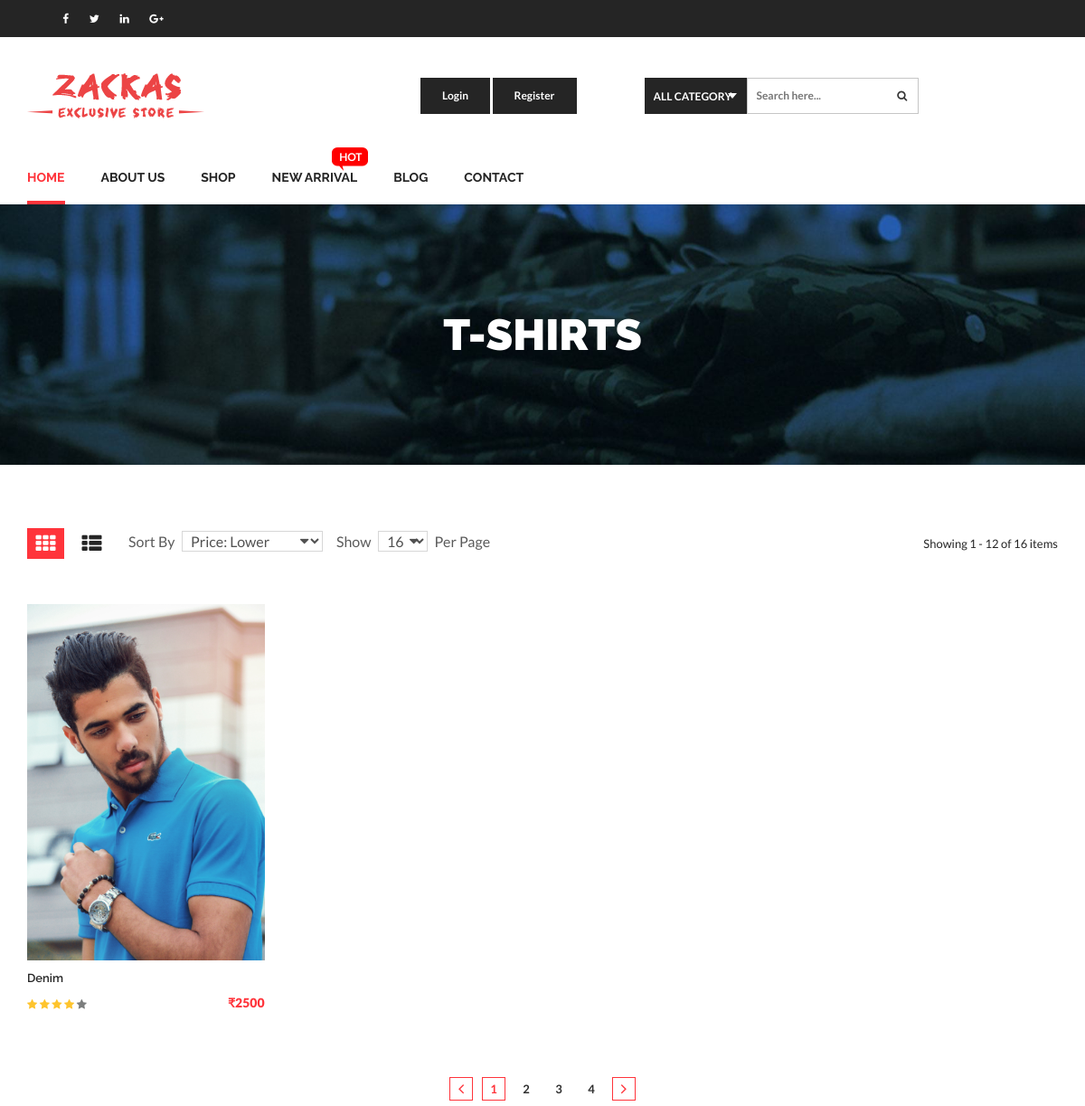
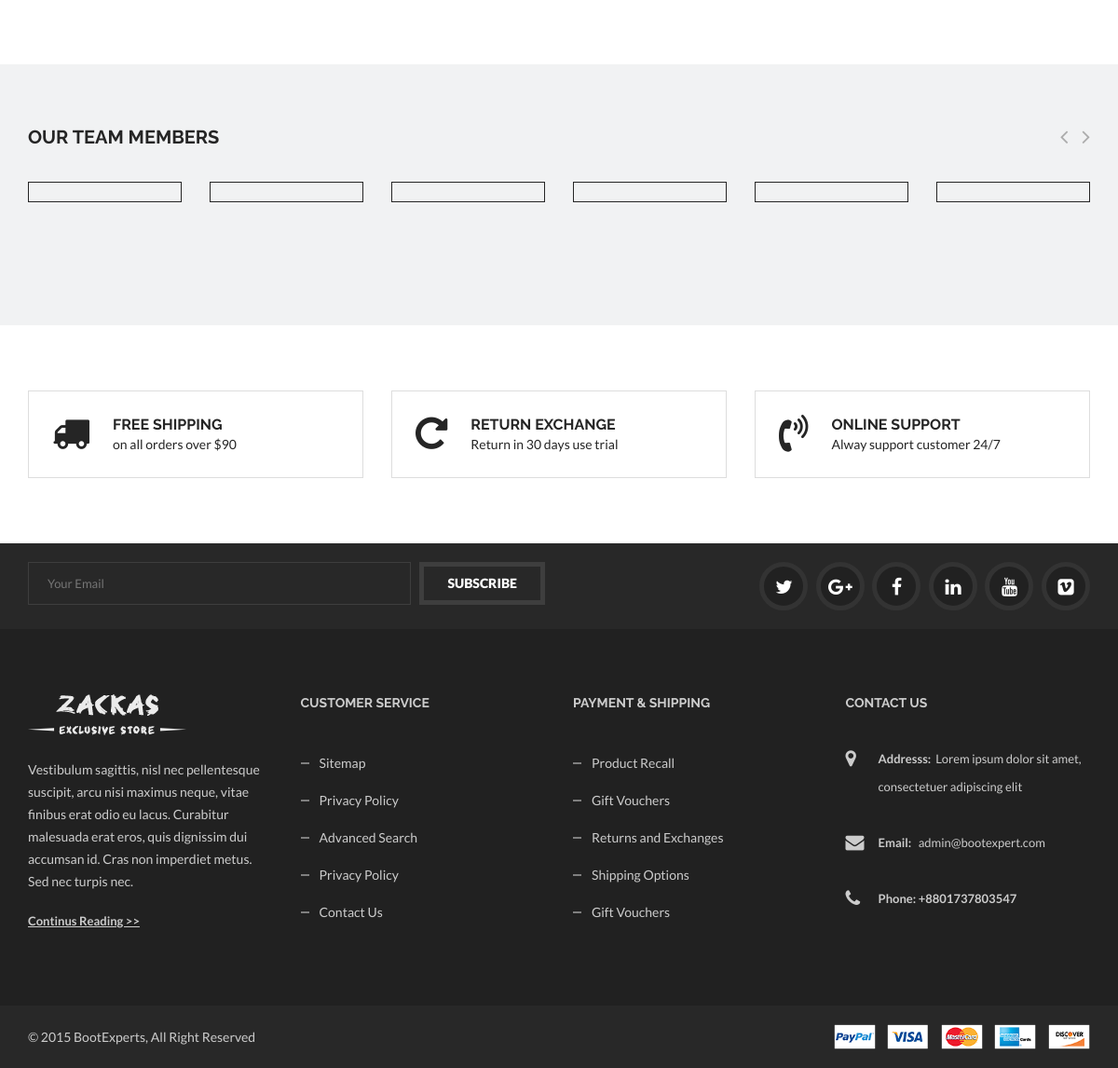
/products/4/, run on the app's committed database (2 pictures, top to bottom).
### shopping/models.py (models this page shows, shortened)
class Sub_category(models.Model):
    category = models.ForeignKey(Category, on_delete=models.CASCADE,null=True)
    name = models.CharField(max_length=50, null=True, blank=True)

class Product(models.Model):
    subcategory = models.ForeignKey(Sub_category,on_delete=models.CASCADE,null=True)
    name = models.CharField(max_length=100,null=True)
    price = models.CharField(max_length=100,null=True)
    discription = models.TextField(max_length=500,null=True)
    img1 = models.FileField(null=True)
    img2 = models.FileField(null=True)
    img3 = models.FileField(null=True)

### shopping/views.py (the view)
# urls.py: url(r'^products/(?P<sub_id>[0-9]+)/$',products,name='products'),
def products(request, sub_id):
    data = Sub_category.objects.filter(id = sub_id).first()
    if request.user.is_authenticated():
         d = {'allcat': all_category(),'subcat':data, 'total': total(request.user)}
    else:
        d = {'allcat': all_category(),'subcat':data,}
    return render(request,'products.html',d)

### shopping/views.py (called while the page is built)
def all_category():
    all_cat = Category.objects.all()
    return all_cat

### shopping/templates/products.html (shortened to what this page needs)
{% extends 'base.html' %}
{% block body %}
{% load static %}
<div class="page-banner padding-120 fix">
	<div class="container">
		<div class="row">
			<div class="col-xs-12">
				<h1>{{ subcat.name }}</h1>
			</div>
		</div>
	</div>
</div>
<div class="shop-page page margin-70 fix">
	<div class="container">
		<div class="row">
			<div class="col-xs-12 fix">
				<div class="shpo-tool-bar fix">
					<ul class="view-mode float-left">
						<li class="active"><a href="shop.html#pro-grid" data-toggle="tab"><i class="fa fa-th"></i></a></li>
						<li><a href="shop.html#pro-list" data-toggle="tab"><i class="fa fa-th-list"></i></a></li>
					</ul>
					<div class="sort-by float-left">
						<span>Sort By</span>
						<select name="sort-by">
							<option value="mercede" selected="selected">price: Lower</option>
						</select>
					</div>
					<div class="show-product float-left">
						<span>Show</span>
						<select name="sort-by">
							<option value="mercede" selected="selected">16</option>
						</select>
						<span>Per Page</span>
					</div>
					<div class="showing-pro float-right">
						<span>Showing 1 - 12 of 16 items</span>
					</div>
				</div>
			</div>
			<div class="products-container tab-products-container tab-content float-left fix">
				<div class="tab-pane active" id="pro-grid">
					{% for i in subcat.product_set.all %}
					<div class="col-sm-4 col-md-3 col-xs-12">
						<div class="single-product">
							<div class="pro-image-hover">
								<a href="shop.html#" class="pro-image">
									<img class="primary" src="{{ i.img1.url }}" alt="" />
								</a>
								<div class="action-buttons">
									{% if request.user.is_authenticated %}
									<a href="{% url 'cart' i.id %}" ><button class="act-btn add-cart"><i class="fa fa-shopping-basket"></i></button></a>
									{% else %}
									<a href="{% url 'login' %}" ><button class="act-btn add-cart"></button></a>
									{% endif %}
								</div>
							</div>
							<div class="pro-bref fix">
								<a class="pro-name" href="{% url 'product_detail' i.id %}">{{ i.name }}</a>
								<div class="pro-ratting float-left">
									<i class="fa fa-star on"></i>
									<i class="fa fa-star on"></i>
									<i class="fa fa-star on"></i>
									<i class="fa fa-star on"></i>
									<i class="fa fa-star"></i>
								</div>
								<div class="pro-price float-right"><span class="new">&#8377;{{ i.price }}</span></div>
							</div>
						</div>
					</div>
					{% endfor %}
				</div>
			<div class="col-xs-12">
				<div class="paginations text-center">
					<ul>
						<li class="prev"><a href="shop.html#"><i class="fa fa-angle-left"></i></a></li>
						<li class="active"><span>1</span></li>
						<li><a href="shop.html#">2</a></li>
						<li><a href="shop.html#">3</a></li>
						<li><a href="shop.html#">4</a></li>
						<li class="next"><a href="shop.html#"><i class="fa fa-angle-right"></i></a></li>
					</ul>
				</div>
			</div>
		</div>
	</div>
</div>
</div>
{% endblock %}

### shopping/static/css/style.css (style rules this page uses)
body { color: #252525; font-family: lato,Arial,Helvetica,sans-serif; font-size: 13px; font-style: normal; font-weight: 400; line-height: 20px; visibility: visible; }
img { max-width:100%; height:auto }
h1, h2, h3, h4, h5, h6 { color: #252525; font-family: 'Raleway', sans-serif; font-weight: 700; line-height: 1.35; margin: 0 0 5px; }
ul { list-style: outside none none; margin: 0; padding: 0 }
.fix { overflow:hidden }
.float-left { float: left; }
.float-right { float: right; }
.margin-70 { margin-bottom: 70px; margin-top: 70px; }
.padding-120 { padding-bottom: 120px; padding-top: 120px; }
.single-product { margin-bottom: 70px; }
.pro-image-hover { position: relative; }
.pro-image { display: block; position: relative; }
.pro-image::before { background: #000 none repeat scroll 0 0; content: ""; height: 100%; left: 0; opacity: 0; position: absolute; top: 0; -webkit-transition: all 0.3s ease 0s; -o-transition: all 0.3s ease 0s; transition: all 0.3s ease 0s; width: 100%; z-index: 1; }
.pro-image img { width: 100%; }
.action-buttons { margin-top: -20px; position: absolute; text-align: center; top: 50%; width: 100%; z-index: 9; }
.pro-bref { margin-top: 10px; }
.pro-name { display: block; font-family: "Raleway",sans-serif; font-size: 13px; font-weight: 600; margin-bottom: 5px; text-transform: capitalize; }
.pro-ratting { display: block; margin-top: 3px; }
.pro-ratting i { color: #7c7e7e; font-size: 12px; }
.pro-ratting i.on { color: #FEC42D; }
.pro-price { margin: 0; }
.pro-price span { font-size: 11px; font-weight: 600; line-height: 24px; }
.pro-price .new { color: #ff343b; font-size: 14px; font-weight: 800; }
.page-banner { background: rgba(0, 0, 0, 0) url("img/background/shop-banner.jpg") no-repeat center center; -webkit-background-size: cover; background-size: cover; text-align: center; }
.page-banner h1 { color: #fff; font-size: 48px; font-weight: 900; line-height: 48px; margin: 0; text-transform: uppercase; }
.shpo-tool-bar { margin-bottom: 50px; }
.view-mode, .sort-by, .show-product { display: block; }
.view-mode { margin-right: 10px; }
.view-mode li { display: block; float: left; margin-right: 10px; }
.view-mode li a { display: block; font-size: 22px; height: 34px; line-height: 34px; text-align: center; width: 41px; }
.view-mode li.active a, .view-mode li:hover a { background: #ff343b; color: #fff; }
.sort-by, .show-product { padding: 3px 0; }
.sort-by { margin-right: 15px; }
.sort-by span, .show-product span { color: #5b5b5b; font-size: 16px; font-weight: 500; margin-right: 5px; }
.sort-by select, .show-product select { -moz-appearance: none; background: transparent url("img/icons/bottom-arrow.png") no-repeat scroll 90% center; border: 1px solid #d7d7d7; color: #515151; font-size: 16px; font-weight: 500; padding: 0 5px; text-transform: capitalize; }
.show-product select { background-position: 80% center; margin-right: 5px; min-width: 55px; }
.sort-by select option, .show-product select option { padding: 2px 5px; }
.showing-pro { margin: 7px 0; text-align: right; }
.paginations > ul { display: inline-block; }
.paginations > ul > li { display: block; float: left; margin-right: 10px; }
.paginations > ul > li:last-child { margin-right: 0; }
.paginations > ul > li > a { border: 1px solid transparent; color: #2e2e2e; display: block; font-size: 13px; font-weight: 700; line-height: 24px; width: 26px; }
.paginations > ul > li > a i { display: block; font-size: 18px; line-height: 24px; }
.paginations > ul > li.active span { border: 1px solid #ff343b; color: #ff343b; display: block; font-size: 13px; font-weight: 700; line-height: 24px; width: 26px; }
.paginations > ul > li.prev a, .paginations > ul > li.next a { border: 1px solid #ff343b; color: #ff343b; }
.tab-products-container { width: 100%; }

### data on the page
Sub_category: name "T-SHIRTS"
Product: img1 (picture), name "Denim", price "2500"
